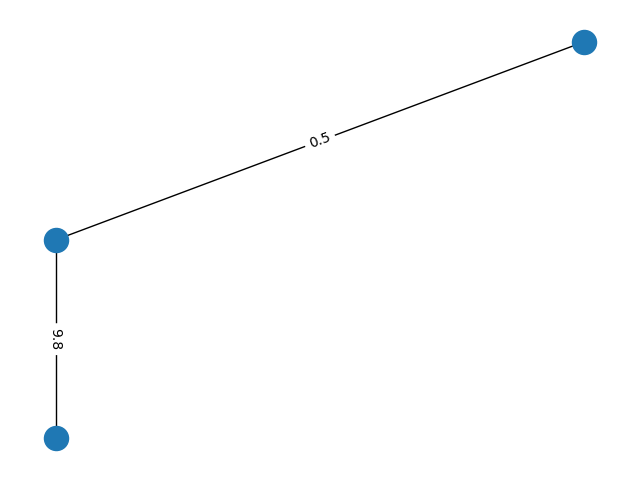

Recreate this plot in Python.
#!/usr/bin/python
import networkx as nx
import matplotlib.pyplot as plt

# https://networkx.org/documentation/stable/tutorial.html
G = nx.Graph()
i = 1
G.add_node(i, pos=(i, i))
G.add_node(2, pos=(2, 2))
G.add_node(3, pos=(1, 0))
G.add_edge(1, 2, weight=0.5)
G.add_edge(1, 3, weight=9.8)
pos = nx.get_node_attributes(G, 'pos')
nx.draw(G, pos)
labels = nx.get_edge_attributes(G, 'weight')
nx.draw_networkx_edge_labels(G, pos, edge_labels=labels)
# plt.savefig('prova.png')
plt.show()
